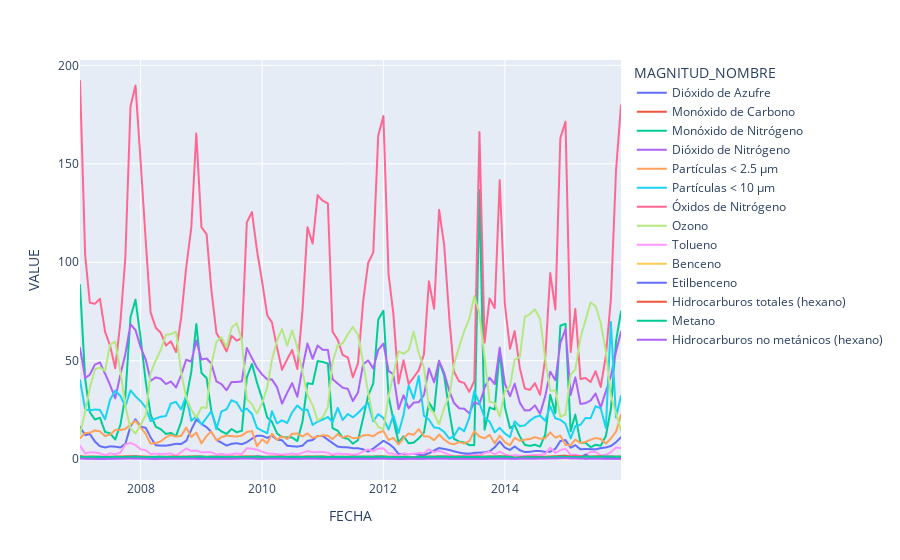

The code cell stored with this chart in its notebook:
### Code cell
px.line(df_magnitud.reset_index(),x='FECHA',y='VALUE',color='MAGNITUD_NOMBRE')
